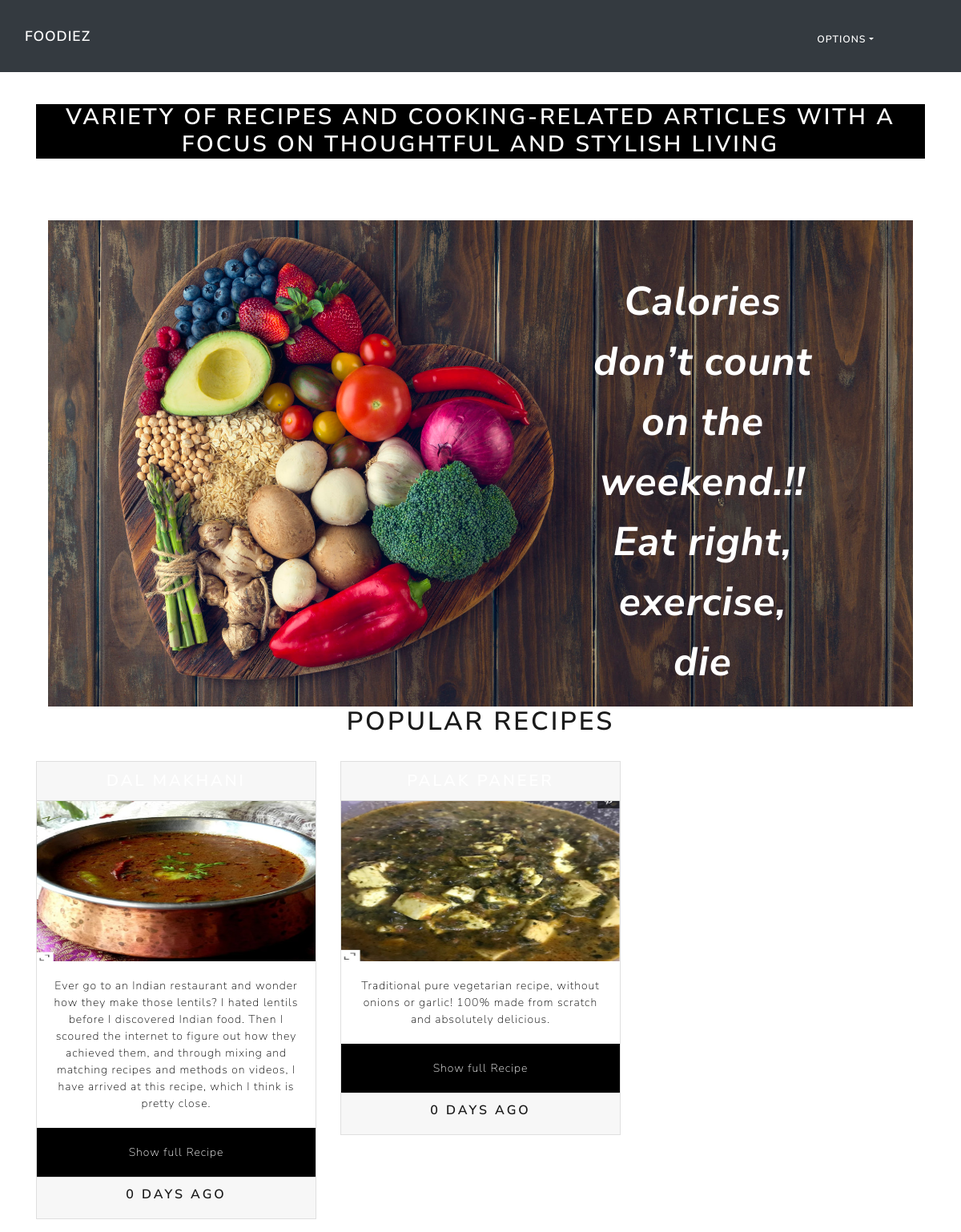
The page / on the database its author committed.
### tables this page shows
CREATE TABLE `post` (
  `id` int(11) NOT NULL,
  `user_id` int(11) NOT NULL,
  `title` varchar(32) NOT NULL,
  `description` varchar(1024) NOT NULL,
  `views` int(11) NOT NULL DEFAULT 0,
  `body` varchar(10000) NOT NULL,
  `featured_img` varchar(255) DEFAULT NULL,
  `created_at` timestamp NOT NULL DEFAULT current_timestamp()
);

### index.php (the view, shortened to what this page needs)
<?php include('dbh.php'); ?>
<?php include('header.php'); ?>
<h2 style="margin:40px auto;text-align:center;background:black;color:white;">Variety of recipes and cooking-related articles with a focus on thoughtful and stylish living</h2>
<p>How to place text over an image:</p>
<div class="container">
  <img src=<?php echo "static/images/food_blog2.jpg" ?> alt="Snow" style="width:100%;">
  <div class="centered">Calories don’t count on the weekend.!!<br>Eat right, exercise, die anyway.</div>
</div>
<h1 style = "text-align:center;"> Popular Recipes</h1>
<?php
    $que = "SELECT * FROM post ORDER BY views DESC LIMIT 9";
    $res = mysqli_query($conn, $que) or die(mysqli_error($conn)); ?>
   <?php if(mysqli_num_rows($res) > 0): ?>
    <div class = "row">
     <?php while($p = mysqli_fetch_assoc($res)): ?>
  <div class = "col-sm-4">
      <div class="card mb-3" >
      <h4 class="card-header"> <?php echo $p['title']; ?> </h3>
      <img src= <?php echo $p['featured_img']; ?> class="d-block user-select-none" width="100%" height="200" alt="recipe image">
      <div class="card-body">
          <p class="card-text" style = "color: black;"><?php echo $p['description']; ?></p>
      </div>
      <div class="card-body" role = "button" style="background : black;">
          <a href= <?php echo "single_blog.php?id=" . $p['id']; ?> class="card-link" role = "button" style="color:white; display:block"> Show full Recipe </a>
      </div>
      <div class="card-footer text-muted">
          <?php
              $diff = strtotime("now") - strtotime($p['created_at']);
              $days = floor($diff/(3600*24));
          ?>
          <h5> <?php echo $days . " days ago" ?> </h3>
      </div>
      </div>
      </div>
              <?php endwhile ?>
    </div>
          <?php endif ?>
<?php include('footer.php'); ?>

### header.php (shortened to what this page needs)
<!DOCTYPE html>
<html lang="en">
<head>
    <link rel="stylesheet" type="text/css" href="static/css/bootstrap.min.css">
    <link rel="stylesheet" href="https://cdnjs.cloudflare.com/ajax/libs/font-awesome/4.7.0/css/font-awesome.min.css">
</head>
<body>
<nav class="navbar navbar-expand-lg navbar-dark bg-dark">
  <div class="col-lg-10">
  <a class="navbar-brand" href="index.php">Foodiez</a>
</div>
 <div class="col-lg-2" style="margin-top:8px; color:white;">
  <div class = "dropdown">
    <a class="nav-link dropdown-toggle" data-toggle="dropdown" href="#" role="button" aria-haspopup="true" aria-expanded="false" style="color:white !important;">Options</a>
      </div>
      </div>
</nav>
  <div class = "container">

### footer.php
</div>
</body>
</html>

### index.php (style rules this page uses)
.container { position: relative; text-align: center; color: white; }
.centered { position: absolute; top: 60%; left: 75%; transform: translate(-50%, -50%); color: white; font-weight: bold; font-style: italic; font-size: 50px; }

### rows shown on the page
post: featured_img (picture), description "Ever go to an Indian restaurant and wonder how they make those lentils? I hated lentils before I discovered Indian food. Then I scoured the internet to figure out how they achieved them, and through mixing and matching recipes and methods on videos, I have arrived at this recipe, which I think is pretty close.", created_at "0"
post: featured_img (picture), description "Traditional pure vegetarian recipe, without onions or garlic! 100% made from scratch and absolutely delicious.", created_at "0"
